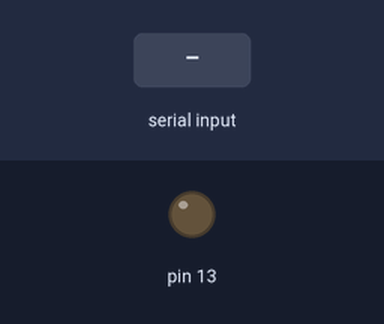
This sketch was run on a simulated Arduino Uno, built with avr-gcc and run on an emulated ATmega328P. On the bench: output pins drawn as LEDs (lit = HIGH). The test bench sets the inputs (shaded band). What the sketch prints to the serial monitor is not drawn.

Above: at 1.2 s.
1.3 s: "1" received over Serial
At 2.1 s:
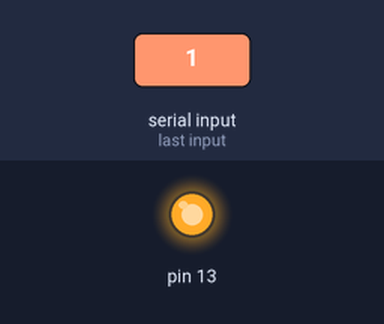
2.8 s: "0" received over Serial
At 3.3 s:
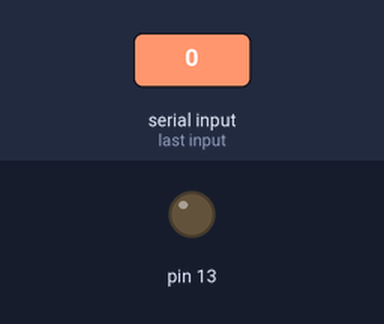
Timing chart, 0 to 5.8 s (numbered marks = the images above; inputs shaded):
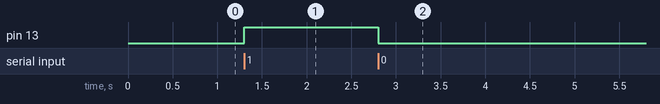

The sketch:

serialControlaLED.ino
```cpp
/*
Serial LED
Este codigo controla o estado do led no pino 13 utilizando a porta serial
 */
void setup(){
  Serial.begin(9600);
  //Configura o pino 13 do led como saida
  pinMode(13, OUTPUT);
  Serial.print("Digite o estado para o LED: ");
}

void loop (){
  if (Serial.available()) {

    //ler entrada serial como caractere inteiro
    char ser = Serial.read();
    //Mostra no console serial o valor lido
    Serial.print("Estado do LED: ");
    Serial.println(ser);
    Serial.print("Digite o estado para o LED: ");

    if(ser == '0' ){
      digitalWrite(13, LOW);
     }
    if(ser == '1' ){
      digitalWrite(13, HIGH);
     }
     delay(250);
  }
}
```

Measured:
- after the input at 1.3 s, pin 13: LOW → HIGH at once
- after the input at 2.8 s, pin 13: HIGH → LOW at once
